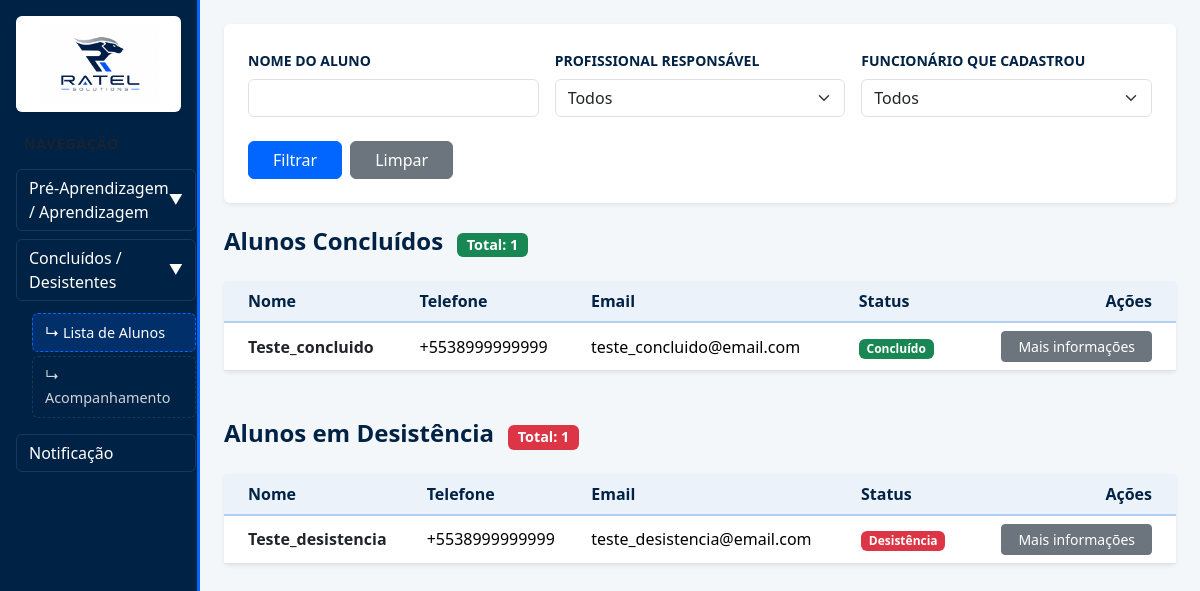
The app's page /dashboard_second/, older data.
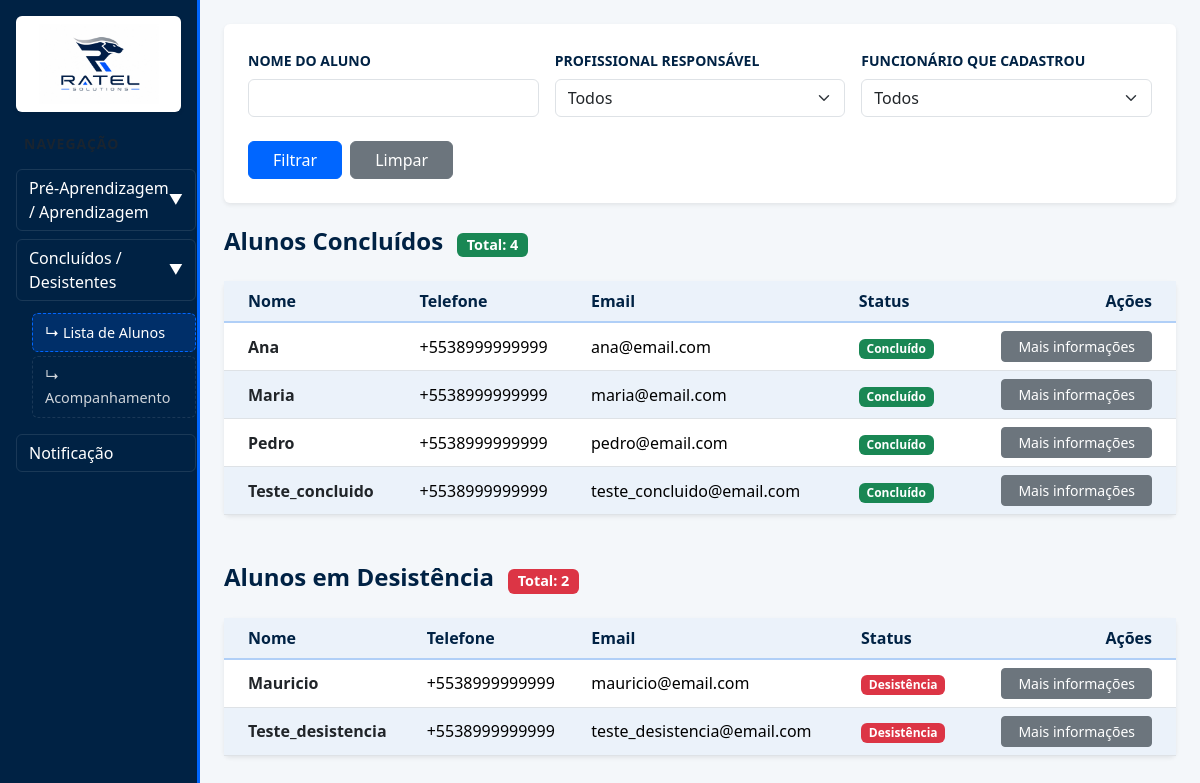
The same page, newer data.
### dashboard_second/models.py (models this page shows, shortened)
class AlunoConcluido(models.Model):
    nome = models.CharField(max_length=200)
    nome_social = models.CharField(max_length=200, blank=True, null=True)
    email = models.EmailField()
    nome_responsavel = models.CharField(max_length=100)
    telefone = models.CharField(max_length=100, null=True)
    telefone_responsavel = models.CharField(max_length=100)
    data_nascimento = models.DateTimeField()
    profissional_ref = models.ForeignKey(Pessoa, on_delete=models.DO_NOTHING, null=True)
    sexo = models.ForeignKey(Sexo, on_delete=models.DO_NOTHING, null=True)
    turno_estuda = models.ForeignKey(TurnoEstuda, on_delete=models.DO_NOTHING, null=True)
    aprendizagem = models.ForeignKey(Aprendizagem, on_delete=models.DO_NOTHING, null=True)
    escolaridade = models.ForeignKey(Escolaridade, on_delete=models.DO_NOTHING, null=True)
    entidade = models.ForeignKey(Entidade, on_delete=models.DO_NOTHING, null=True)
    curso = models.ForeignKey(Curso, on_delete=models.DO_NOTHING, null=True)
    turno_vaga = models.ForeignKey(TurnoVaga, on_delete=models.DO_NOTHING, null=True)
    tipo_formacao = models.ForeignKey(TipoFormacao, on_delete=models.DO_NOTHING, null=True)
    cep = models.CharField(max_length=9,null=True)
    rua = models.CharField(max_length=255,null=True)
    numero = models.CharField(max_length=20,null=True)
    bairro = models.CharField(max_length=100,null=True)
    cidade = models.CharField(max_length=100,null=True)
    estado = models.CharField(max_length=2,null=True)

class AlunoDesistencia(models.Model):
    nome = models.CharField(max_length=200)
    nome_social = models.CharField(max_length=200, blank=True, null=True)
    email = models.EmailField()
    nome_responsavel = models.CharField(max_length=100)
    telefone = models.CharField(max_length=100, null=True)
    telefone_responsavel = models.CharField(max_length=100)
    data_nascimento = models.DateTimeField()
    profissional_ref = models.ForeignKey(Pessoa, on_delete=models.DO_NOTHING, null=True)
    sexo = models.ForeignKey(Sexo, on_delete=models.DO_NOTHING, null=True)
    turno_estuda = models.ForeignKey(TurnoEstuda, on_delete=models.DO_NOTHING, null=True)
    aprendizagem = models.ForeignKey(Aprendizagem, on_delete=models.DO_NOTHING, null=True)
    escolaridade = models.ForeignKey(Escolaridade, on_delete=models.DO_NOTHING, null=True)
    entidade = models.ForeignKey(Entidade, on_delete=models.DO_NOTHING, null=True)
    curso = models.ForeignKey(Curso, on_delete=models.DO_NOTHING, null=True)
    turno_vaga = models.ForeignKey(TurnoVaga, on_delete=models.DO_NOTHING, null=True)
    desistencia = models.ForeignKey(Desistencia, on_delete=models.DO_NOTHING, null=True)
    tipo_formacao = models.ForeignKey(TipoFormacao, on_delete=models.DO_NOTHING, null=True)
    cep = models.CharField(max_length=9,null=True)
    rua = models.CharField(max_length=255,null=True)
    numero = models.CharField(max_length=20,null=True)
    bairro = models.CharField(max_length=100,null=True)
    cidade = models.CharField(max_length=100,null=True)
    estado = models.CharField(max_length=2,null=True)

### dashboard_second/views.py (the view, shortened to what this page needs)
# urls.py: path('', views.dashboard_second, name='dashboard_second')
def dashboard_second(request):
    search_nome = request.GET.get('nome', '').strip()
    search_profissional = request.GET.get('profissional', '')
    search_cadastrado = request.GET.get('cadastrado_por', '')
    concluidos_list = AlunoConcluido.objects.all()
    desistentes_list = AlunoDesistencia.objects.all()
    if search_nome:
        concluidos_list = concluidos_list.filter(nome__icontains=search_nome)
        desistentes_list = desistentes_list.filter(nome__icontains=search_nome)
    if search_profissional:
        concluidos_list = concluidos_list.filter(profissional_ref_id=search_profissional)
        desistentes_list = desistentes_list.filter(profissional_ref_id=search_profissional)
    concluidos_count = concluidos_list.count()
    desistentes_count = desistentes_list.count()
    page_concluidos = request.GET.get('page_concluidos')
    page_desistentes = request.GET.get('page_desistentes')
    paginator_c = Paginator(concluidos_list.order_by('nome'), 5)
    paginator_d = Paginator(desistentes_list.order_by('nome'), 5)
    context = {
        'alunos_concluidos': paginator_c.get_page(page_concluidos),
        'alunos_desistentes': paginator_d.get_page(page_desistentes),
        'pessoas': Pessoa.objects.all(),
        'sexos': Sexo.objects.all(),
        'todas_pessoas': Pessoa.objects.all(),
        'turnos_estuda': TurnoEstuda.objects.all(),
        'aprendizagens': Aprendizagem.objects.all(),
        'escolaridades': Escolaridade.objects.all(),
        'entidades': Entidade.objects.all(),
        'cursos': Curso.objects.all(),
        'turnos_vaga': TurnoVaga.objects.all(),
        'tipos_formacao': TipoFormacao.objects.all(),
        'alunos_concluidos_count': concluidos_count,
        'alunos_desistentes_count': desistentes_count,
        'eh_admin': True,
    }
    return render(request, 'dashboard_second/dashboard_second.html', context)

### dashboard_second/templates/dashboard_second/dashboard_second.html (shortened to what this page needs)
{% extends 'base.html' %}
{% load static %}
{% block 'content' %}
<div class="container-fluid">
    <div class="row">
{% include 'menu_lateral.html' %}
        <main class="col-md-10 p-4">
            <div class="container-fluid bg-white p-4 rounded shadow-sm mb-4">
                <form method="GET" class="row g-3">
                    <div class="col-md-4">
                        <label class="form-label text-ratel-title small text-uppercase"><strong>Nome do aluno</strong></label>
                        <input type="text" name="nome" class="form-control" value="{{ request.GET.nome }}">
                    </div>
                    <div class="col-md-4">
                        <label class="form-label text-ratel-title small text-uppercase"><strong>Profissional responsável</strong></label>
                        <select name="profissional" class="form-select">
                            <option value="">Todos</option>
                        </select>
                    </div>
                    {% if eh_admin %}
                    <div class="col-md-4">
                        <label class="form-label text-ratel-title small text-uppercase"><strong>Funcionário que cadastrou</strong></label>
                        <select name="cadastrado_por" class="form-select">
                            <option value="">Todos</option>
                        </select>
                    </div>
                    {% endif %}
                    <div class="col-12 d-flex gap-2 mt-4">
                        <button class="btn btn-primary px-4">Filtrar</button>
                        <a href="{% url 'dashboard_second' %}" class="btn btn-secondary px-4">Limpar</a>
                    </div>
                </form>
            </div>
            <div class="mt-4 mb-5">
                <div class="d-flex justify-content-between align-items-center mb-3">
                    <h4 class="text-ratel-title">
                        Alunos Concluídos
                        <span class="badge bg-success ms-2" style="font-size: 0.9rem;">Total: {{ alunos_concluidos_count|default:"0" }}</span>
                    </h4>
                </div>
                <div class="card shadow-sm border-0">
                    <div class="card-body p-0">
                        <div class="table-responsive">
                            <table class="table table-ratel align-middle mb-0">
                                <thead>
                                    <tr class="table-ratel-header">
                                        <th class="ps-4">Nome</th>
                                        <th>Telefone</th>
                                        <th>Email</th>
                                        <th>Status</th>
                                        <th class="text-end pe-4">Ações</th>
                                    </tr>
                                </thead>
                                <tbody>
                                    {% for aluno in alunos_concluidos %}
                                    <tr>
                                        <td class="ps-4 fw-semibold text-dark">{{ aluno.nome_social|default:aluno.nome }}</td>
                                        <td>{{ aluno.telefone|default:"--" }}</td>
                                        <td>{{ aluno.email }}</td>
                                        <td><span class="badge bg-success">Concluído</span></td>
                                        <td class="text-end pe-4">
                                            <button class="btn btn-secondary btn-sm px-3" data-bs-toggle="offcanvas" data-bs-target="#offcanvasConcluido{{ aluno.id }}">Mais informações</button>
                                        </td>
                                    </tr>
                                    {% empty %}
                                    <tr>
                                        <td colspan="5" class="text-center py-4 text-muted">Nenhum aluno concluído no momento.</td>
                                    </tr>
                                    {% endfor %}
                                </tbody>
                            </table>
                        </div>
                    </div>
                </div>
            </div>
            <div class="mt-4 mb-5">
                <div class="d-flex justify-content-between align-items-center mb-3">
                    <h4 class="text-ratel-title">
                        Alunos em Desistência
                        <span class="badge bg-danger ms-2" style="font-size: 0.9rem;">Total: {{ alunos_desistentes_count|default:"0" }}</span>
                    </h4>
                </div>
                <div class="card shadow-sm border-0">
                    <div class="card-body p-0">
                        <div class="table-responsive">
                            <table class="table table-ratel align-middle mb-0">
                                <thead>
                                    <tr class="table-ratel-header">
                                        <th class="ps-4">Nome</th>
                                        <th>Telefone</th>
                                        <th>Email</th>
                                        <th>Status</th>
                                        <th class="text-end pe-4">Ações</th>
                                    </tr>
                                </thead>
                                <tbody>
                                    {% for aluno in alunos_desistentes %}
                                    <tr>
                                        <td class="ps-4 fw-semibold text-dark">{{ aluno.nome_social|default:aluno.nome }}</td>
                                        <td>{{ aluno.telefone|default:"--" }}</td>
                                        <td>{{ aluno.email }}</td>
                                        <td><span class="badge bg-danger">Desistência</span></td>
                                        <td class="text-end pe-4">
                                            <button class="btn btn-secondary btn-sm px-3" data-bs-toggle="offcanvas" data-bs-target="#offcanvasDesistente{{ aluno.id }}">Mais informações</button>
                                        </td>
                                    </tr>
                                    {% empty %}
                                    <tr>
                                        <td colspan="5" class="text-center py-4 text-muted">Nenhum aluno em lista de desistência.</td>
                                    </tr>
                                    {% endfor %}
                                </tbody>
                            </table>
                        </div>
                    </div>
                </div>
            </div>
        </main>
    </div>
</div>
{% endblock %}

### templates/base.html (shortened to what this page needs)
{% load static %}
<!doctype html>
<html lang="pt-br">
<head>
    <link
        href="https://cdn.jsdelivr.net/npm/bootstrap@5.3.3/dist/css/bootstrap.min.css"
        rel="stylesheet">
</head>
<body>
    {% block 'content' %}
    {% endblock %}
</body>
</html>

### templates/menu_lateral.html (shortened to what this page needs)
{% load static %}
<aside class="col-md-2 bg-ratel-sidebar text-white p-3 d-flex flex-column align-items-center sticky-sidebar">
    <div class="w-100 text-center mb-4 p-2 bg-white rounded shadow-sm">
        <img src="{% static 'img/logo.jpeg' %}" alt="Ratel Solutions Logo" class="img-fluid" style="max-height: 80px; object-fit: contain;">
    </div>
    <h6 class="text-uppercase tracking-wider text-muted small fw-bold mb-3 w-100 ps-2" style="letter-spacing: 1px;">Navegação</h6>
    <div class="d-grid gap-2 w-100">
        <a href="#subMenuListas" class="btn btn-ratel-nav text-start collapsed d-flex justify-content-between align-items-center" data-bs-toggle="collapse" role="button" aria-expanded="false" aria-controls="subMenuListas">
            Pré‑Aprendizagem / Aprendizagem
            <span class="small">▼</span>
        </a>
        <a href="#subMenuConcluidos" class="btn btn-ratel-nav text-start collapsed d-flex justify-content-between align-items-center" data-bs-toggle="collapse" role="button" aria-expanded="false" aria-controls="subMenuConcluidos">
            Concluídos / Desistentes
            <span class="small">▼</span>
        </a>
        <div class="collapse {% if request.resolver_match.url_name == 'dashboard_second' or request.resolver_match.url_name == 'graficos_second' %}show{% endif %}" id="subMenuConcluidos">
            <div class="d-grid gap-1 ps-3 pt-1">
                <a href="{% url 'dashboard_second' %}" class="btn btn-ratel-subnav text-start py-2 rounded {% if request.resolver_match.url_name == 'dashboard_second' %}active{% endif %}">
                    ↳ Lista de Alunos
                </a>
                <a href="{% url 'graficos_second' %}" class="btn btn-ratel-subnav text-start py-2 rounded {% if request.resolver_match.url_name == 'graficos_second' %}active{% endif %}">
                    ↳ Acompanhamento
                </a>
            </div>
        </div>
        <button type="button" class="btn btn-ratel-nav text-start border-0 bg-transparent mt-2" data-bs-toggle="offcanvas" data-bs-target="#offcanvasNotificacoes" aria-controls="offcanvasNotificacoes">
            Notificação
        </button>
    </div>
</aside>

### dashboard_second/templates/dashboard_second/dashboard_second.html (style rules this page uses)
:root { --ratel-dark: #002244; --ratel-blue: #0066FF; --ratel-light-bg: #F4F7FA; --ratel-gray-text: #5A6A85; }
body { background-color: var(--ratel-light-bg); }
.bg-ratel-sidebar { background-color: var(--ratel-dark) !important; border-right: 3px solid var(--ratel-blue); }
.sticky-sidebar { position: sticky; top: 0; height: 100vh; overflow-y: auto; }
.btn-ratel-nav { color: #ffffff !important; border: 1px solid rgba(255, 255, 255, 0.1) !important; transition: all 0.3s ease; }
.btn-ratel-subnav { color: #ced4da !important; font-size: 0.9rem; border: 1px dashed rgba(255, 255, 255, 0.1) !important; transition: all 0.3s ease; }
.btn-ratel-subnav:hover, .btn-ratel-subnav.active { background-color: rgba(0, 102, 255, 0.2) !important; color: #ffffff !important; border-color: var(--ratel-blue) !important; }
.btn-primary { background-color: var(--ratel-blue) !important; border-color: var(--ratel-blue) !important; }
.table-ratel-header th { background-color: #EBF2FA !important; color: var(--ratel-dark) !important; font-weight: 700; border-bottom: 2px solid #B0CFF7 !important; }
.table-ratel tbody tr:nth-of-type(odd) td { background-color: #ffffff !important; }
.table-ratel tbody tr:nth-of-type(even) td { background-color: #EBF2FA !important; }
.text-ratel-title { color: var(--ratel-dark); font-weight: 700; }

Row changes from the older to the newer data that the page shows:
added AlunoConcluido: nome_social "Ana", telefone "+5538999999999", email "ana@email.com"
added AlunoConcluido: nome_social "Maria", telefone "+5538999999999", email "maria@email.com"
added AlunoConcluido: nome_social "Pedro", telefone "+5538999999999", email "pedro@email.com"
added AlunoDesistencia: nome_social "Mauricio", telefone "+5538999999999", email "mauricio@email.com"
Text that changed along with them:
{{ alunos_concluidos_count|default:"0" }}: "1" → "4"
{{ alunos_desistentes_count|default:"0" }}: "1" → "2"
